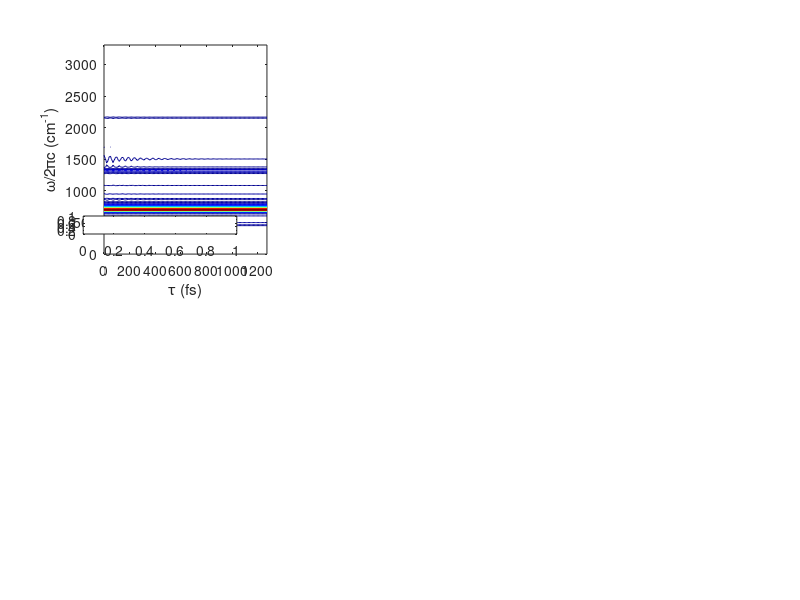

MATLAB code for this plot: (Note: this script raises an error after producing the figure.)
% Load data from mat file
clear all
load FSRSFull
Cascade=1i*FSRS_Full_OffRes_Cascade+1*FSRS_Full_Res_Cascade;
Direct=-FSRS_Full_OffRes_Direct;
Full_Spec=Cascade+Direct;
gcf=figure;
set(gcf,'Units','Normalized','Position',[0 0 0.85 0.9]);%[0 4/75 1 0.85]);
dw=1/FSRS_Full_nt;c=3e-5;

% Axes positions
gcp_y=0.3;
gcp_l_x=0.05;gcp_c_x=0.32;gcp_r_x=0.59;
gcw=0.3;gch=0.3;
gcpos=[gcp_l_x gcp_y gcw gch];
gdpos=[gcp_c_x gcp_y gcw gch];
grpos=[gcp_r_x gcp_y gcw gch];
% Color bar positions
cp_y=0.61;
cp_l_x=0.104;cp_c_x=0.374;cp_r_x=0.644;
cw=0.192;ch=0.03;
ccpos=[cp_l_x cp_y cw ch];
cdpos=[cp_c_x cp_y cw ch];
crpos=[cp_r_x cp_y cw ch];
% Text
tstr={'a)';'b)';'c)';'d)';'e)';'f)'};
% Text positions
tp_t_y=0.535;tp_b_y=0.33;
tp_l_x=0.105;tp_c_x=0.375;tp_r_x=0.645;
tw=0.06;th=0.06;
tpos=[tp_l_x tp_t_y tw th; tp_c_x tp_t_y tw th; tp_r_x tp_t_y tw th;...
          tp_l_x tp_b_y tw th; tp_c_x tp_b_y tw th; tp_r_x tp_b_y tw th];
    maxs=max(max(max(abs(real(Full_Spec(:,:,1))))));
    w=(-1/2:dw:(1/2-dw))/FSRS_Full_dts/c;w=w-w(1);
    t=0:FSRS_Full_dts:(FSRS_Full_nt-1)*FSRS_Full_dts;
    subplot(2,3,1);contour(t,w,abs(real(Cascade(:,:,1)))/maxs,50);
    xlabel('\tau (fs)');
    ylabel('\omega/2\pic (cm^{-1})');
    colormap jet;colorbar('Location','northoutside','fontsize',10,'Position',ccpos);
    set(gca,'linewidth',2,'fontsize',10,'fontweight','bold','Position',gcpos);
    axis square;
    annotation(gcf,'textbox',tpos(1,:),...
        'String',tstr(1),'EdgeColor','none',...
        'fontweight','bold','fontsize',10);
    
    subplot(2,3,2);contour(t,w,abs(real(Direct(:,:,1)))/maxs,50);
    xlabel('\tau (fs)');
    ylabel('\omega/2\pic (cm^{-1})');
    colormap jet;colorbar('Location','northoutside','fontsize',10,'Position',cdpos);
    set(gca,'linewidth',2,'fontsize',10,'fontweight','bold','Position',gdpos);axis square;
    annotation(gcf,'textbox',tpos(2,:),...
        'String',tstr(2),'EdgeColor','none',...
        'fontweight','bold','fontsize',10);

    subplot(2,3,3);contour(t,w,abs(real(Full_Spec(:,:,1)))/maxs,50);
    xlabel('\tau (fs)');
    ylabel('\omega/2\pic (cm^{-1})');
    colormap jet;colorbar('Location','northoutside','fontsize',10,'Position',crpos);
    set(gca,'linewidth',2,'fontsize',10,'fontweight','bold','Position',grpos);axis square;
    annotation(gcf,'textbox',tpos(3,:),...
        'String',tstr(3),'EdgeColor','none',...
        'fontweight','bold','fontsize',10);
